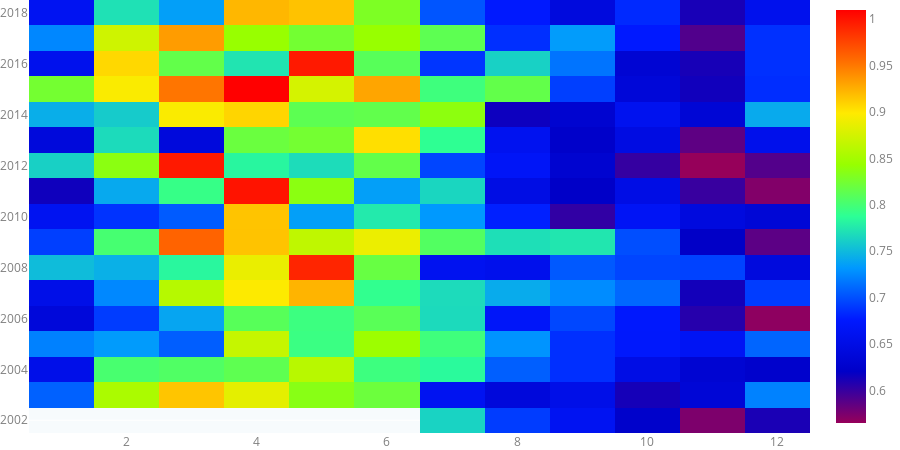

Notebook source saved alongside this figure:
### Code cell
figure_3_20 = go.Figure(data=trace, layout=TIMESERIES_LAYOUT)
figure_3_20

### Figure 1 — Plotly figure (JSON) as saved in the notebook; plotly's stock layout.template omitted (floating-point values rounded to 4 significant figures; data arrays with more than 128 entries replaced by an {"elided": "..."} marker saying what was removed)
{"data": [{"colorscale": [[0, "rgb(150,0,90)"], [0.125, "rgb(0,0,200)"], [0.25, "rgb(0,25,255)"], [0.375, "rgb(0,152,255)"], [0.5, "rgb(44,255,150)"], [0.625, "rgb(151,255,0)"], [0.75, "rgb(255,234,0)"], [0.875, "rgb(255,111,0)"], [1, "rgb(255,0,0)"]], "hovertemplate": "%{text|%b %Y}<br>Concentration: %{z:.2f} mg/m³<extra></extra>", "text": {"elided": "198 str values"}, "type": "heatmap", "x": {"elided": "198 int values"}, "y": {"elided": "198 int values"}, "z": {"elided": "198 float values"}}], "layout": {"font": {"color": "#7f7f7f"}, "height": 450, "hovermode": "closest", "legend": {"bgcolor": "rgba(0,0,0,0)", "itemclick": false, "itemdoubleclick": false, "orientation": "h"}, "margin": {"b": 0, "l": 0, "r": 0, "t": 0}, "paper_bgcolor": "rgba(0,0,0,0)", "plot_bgcolor": "#f7fbfd", "xaxis": {"fixedrange": true, "showgrid": false}, "yaxis": {"fixedrange": true}}}
